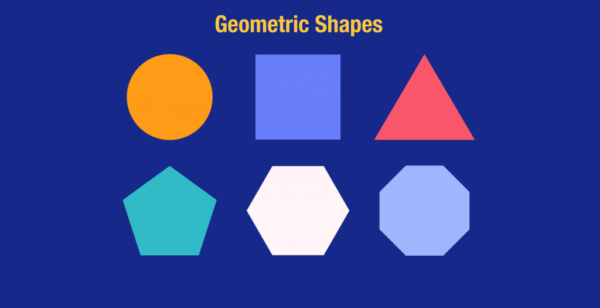
#> input picture lab6/geometric.png, 600 x 308 px
$ jupyter execute 2.1.ipynb
#> lines starting #> are read from the running program, lines starting #| are printed output that depends on the picture; after the words box and inside, x2 and y2 are one past the last pixel; in counts of white or black regions, pixels touching at a corner belong together
2.1.	Gán nhãn ảnh

[cell 1]
from PIL import Image
import numpy as np
import imageio.v2 as iio
import scipy.ndimage as nd
from skimage.morphology import label
from skimage.measure import regionprops
import matplotlib.pylab as plt
import matplotlib.patches as mpatches
from skimage.filters.thresholding import threshold_otsu

data = Image.open('geometric.png').convert('L')
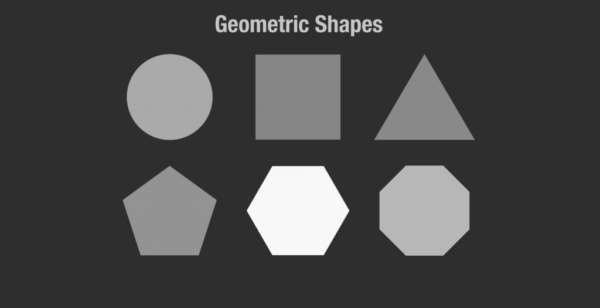
#> data: PIL image 600x308 L; min 45, max 248, mean 72.1
a = np.asarray(data)
# performing Otsu's thresholding
thres = threshold_otsu(a)
#> thres = 109
# pixels with intensity greater than theshold are kept
b = a > thres
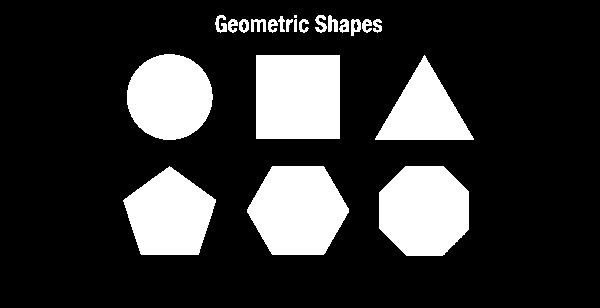
#> b: shape (308, 600) bool; 20.5% white; 22 white regions (1 under 20 px)
# labelling is performed on b
c = label(b)
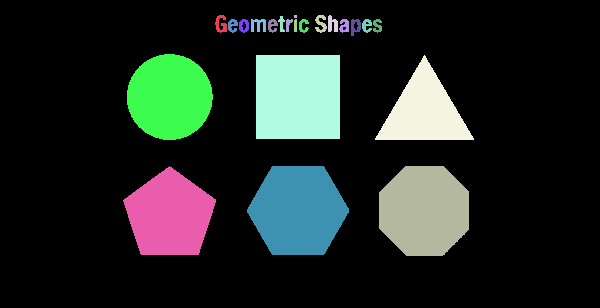
#> c: shape (308, 600) int32; 23 distinct labels, from 0 to 22; one colour per label, 0 black
# Chuẩn hóa về 0-255
c_normalized = (255 * (c - np.min(c)) / (np.max(c) - np.min(c))).astype(np.uint8)
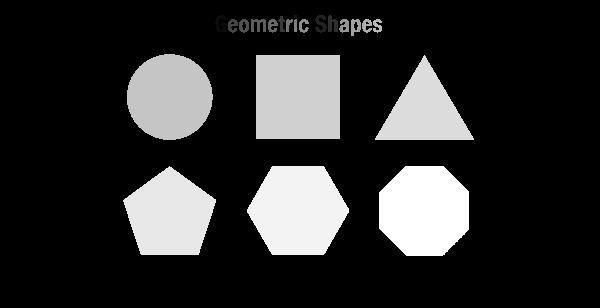
#> c_normalized: shape (308, 600); min 0, max 255, mean 45.5
c1 = Image.fromarray(c_normalized)
iio.imwrite('label_output.jpg', c1)
#
properties = ['Area', 'Centroid', 'BoundingBox']
d = regionprops(c)
#> d = 22 regions; largest, box (x1, y1, x2, y2) and area: (256, 55, 340, 139) 7056, (247, 166, 349, 255) 6907, (379, 166, 469, 256) 6701, (127, 54, 213, 140) 5786, (123, 166, 216, 255) 5757
#
#
fig, ax = plt.subplots(ncols=1, nrows=1, figsize=(6, 6))
ax.imshow(c, cmap='YlOrRd')

for i in d:
    lr, lc, ur, uc = i['BoundingBox']
    rec_width = uc - lc
    rec_height = ur - lr
    #
    rect = mpatches.Rectangle((lc,lr), rec_width, rec_height, fill=False, edgecolor='black', linewidth=2)
    ax.add_patch(rect)
#> this loop made 22 passes
#> (lr, lc, ur, uc, rec_width, rec_height) on passes 1 to 12: (15, 215, 33, 227, 12, 18), (15, 294, 18, 297, 3, 3), (15, 315, 33, 327, 12, 18), (15, 328, 32, 338, 10, 17), (16, 278, 32, 285, 7, 16), (19, 228, 33, 238, 10, 14), (19, 239, 33, 249, 10, 14), (19, 251, 32, 266, 15, 13), (19, 268, 33, 278, 10, 14), (19, 286, 32, 293, 7, 13), (19, 294, 32, 297, 3, 13), (19, 299, 33, 309, 10, 14)
plt.show()
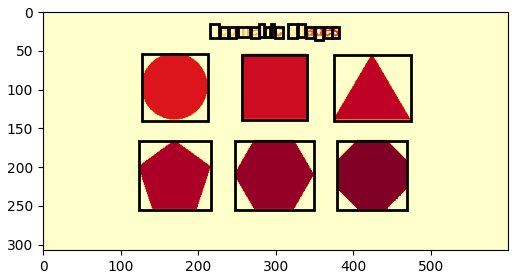
#> figure drawn by matplotlib, 1 panel
